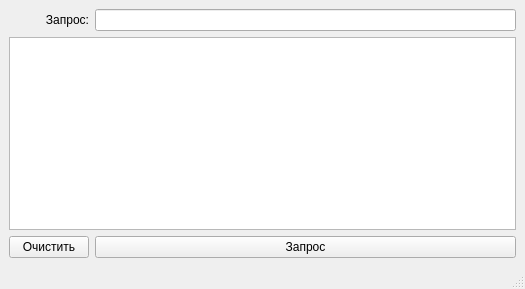
<?xml version="1.0" encoding="UTF-8"?>
<ui version="4.0">
 <class>Serch_sql</class>
 <widget class="QMainWindow" name="Serch_sql">
  <property name="geometry">
   <rect>
    <x>0</x>
    <y>0</y>
    <width>525</width>
    <height>289</height>
   </rect>
  </property>
  <property name="windowTitle">
   <string>MainWindow</string>
  </property>
  <widget class="QWidget" name="centralwidget">
   <layout class="QGridLayout" name="gridLayout">
    <item row="2" column="0" colspan="2">
     <widget class="QTableView" name="tableView"/>
    </item>
    <item row="0" column="0">
     <widget class="QLabel" name="label">
      <property name="layoutDirection">
       <enum>Qt::LeftToRight</enum>
      </property>
      <property name="styleSheet">
       <string notr="true">font: 11pt &quot;Consolas&quot;;</string>
      </property>
      <property name="text">
       <string>Запрос:</string>
      </property>
      <property name="alignment">
       <set>Qt::AlignRight|Qt::AlignTrailing|Qt::AlignVCenter</set>
      </property>
     </widget>
    </item>
    <item row="4" column="0">
     <widget class="QPushButton" name="pushButton_2">
      <property name="text">
       <string>Очистить</string>
      </property>
     </widget>
    </item>
    <item row="0" column="1">
     <widget class="QLineEdit" name="lineEdit"/>
    </item>
    <item row="4" column="1">
     <widget class="QPushButton" name="pushButton">
      <property name="text">
       <string>Запрос</string>
      </property>
     </widget>
    </item>
   </layout>
  </widget>
  <widget class="QStatusBar" name="statusbar"/>
 </widget>
 <resources/>
 <connections/>
</ui>
